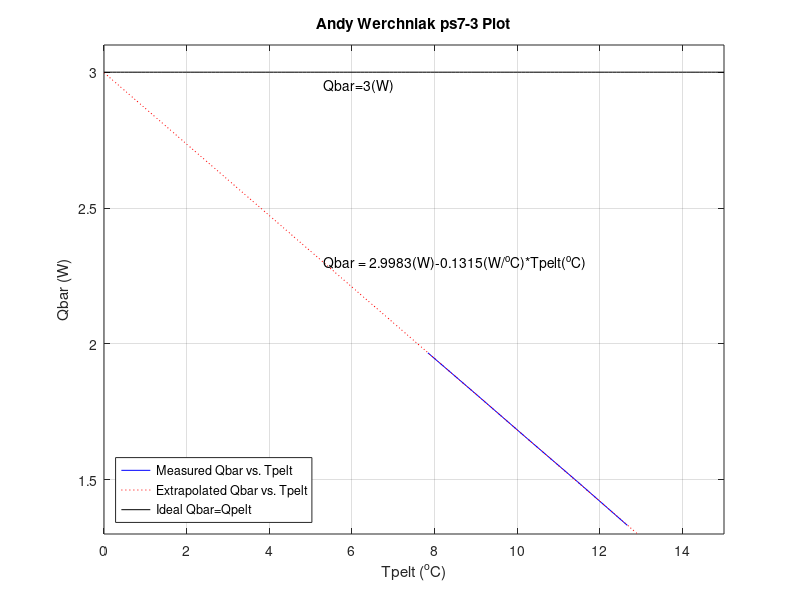

Source code (MATLAB):
Tpelt = [7.835,9.045,10.25,11.46,12.66];
Qbar =  [1.967,1.809,1.650,1.492,1.332];
x = polyfit(Tpelt,Qbar,1);
T = 0:0.1:15;
Q = x(1)*T + x(2);
plot(Tpelt,Qbar,'b');
hold on;
plot(T,Q,':r');
plot(T,3*ones(1,length(T)),'k');
grid on;
title('Andy Werchniak ps7-3 Plot');
ylabel('Qbar (W)');
xlabel('Tpelt (^oC)');
text(5.3,2.301,'Qbar = 2.9983(W)-0.1315(W/^oC)*Tpelt(^oC)');
text(5.3,2.95,'Qbar=3(W)');
axis([0,15,1.3,3.1]);
legend('Measured Qbar vs. Tpelt','Extrapolated Qbar vs. Tpelt','Ideal Qbar=Qpelt','Location','SouthWest');